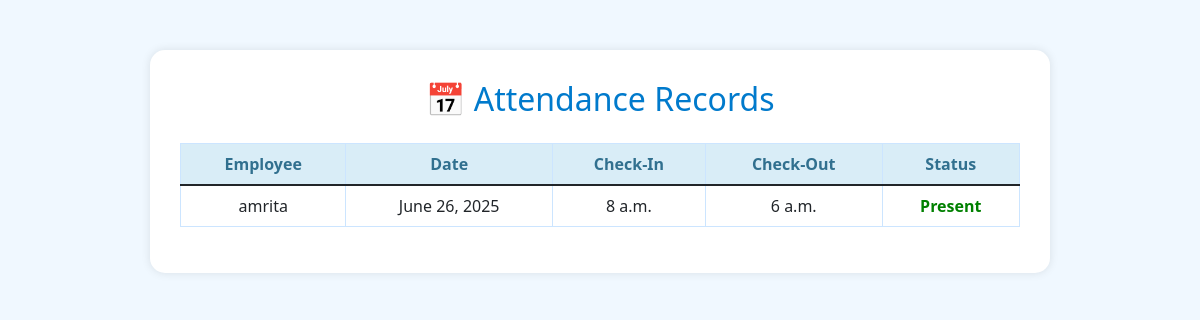
Screenshot of /attendance/view/ with the database file from the repository.
### emp_app/models.py (models this page shows, shortened)
class Attendance(models.Model):
    STATUS_CHOICES = (
        ('Present','Present'),
        ('Absent','Absent'),
    )
    employee = models.ForeignKey('Employee',on_delete= models.CASCADE)
    date = models.DateField(default=timezone.now)
    check_in = models.TimeField(null=True, blank=True)
    check_out = models.TimeField(null=True, blank=True)
    status = models.CharField(max_length=10,choices=STATUS_CHOICES,default='Present')

class Employee(models.Model):
    first_name = models.CharField(max_length=100,null=False)
    last_name = models.CharField(max_length=100,null=False)
    dept = models.ForeignKey(Department, on_delete = models.CASCADE)
    salary = models.IntegerField(default=0)
    bonus = models.IntegerField(default=0)
    role = models.ForeignKey(Role, on_delete = models.CASCADE)
    phone = models.IntegerField(default=0)
    hire_date = models.DateField()

### emp_app/views.py (the view)
# urls.py: path('attendance/view/', views.view_attendance, name='view_attendance'),
def view_attendance(request):
    attendance_records = Attendance.objects.all().order_by('-date')
    return render(request, 'view_attendance.html', {'attendance': attendance_records})

### emp_app/templates/view_attendance.html (shortened to what this page needs)
<!DOCTYPE html>
<html lang="en">
<head>
  <link
    href="https://cdn.jsdelivr.net/npm/bootstrap@5.1.3/dist/css/bootstrap.min.css"
    rel="stylesheet"
  />
</head>
<body>
  <div class="container">
    <h2>📅 Attendance Records</h2>
    <div class="table-responsive">
      <table class="table table-bordered table-hover text-center">
        <thead>
          <tr>
            <th>Employee</th>
            <th>Date</th>
            <th>Check-In</th>
            <th>Check-Out</th>
            <th>Status</th>
          </tr>
        </thead>
        <tbody>
          {% for record in attendance %}
          <tr>
            <td>{{ record.employee.first_name }}</td>
            <td>{{ record.date }}</td>
            <td>{{ record.check_in }}</td>
            <td>{{ record.check_out }}</td>
            <td class="{% if record.status == 'Present' %}status-present{% else %}status-absent{% endif %}">
              {{ record.status }}
            </td>
          </tr>
          {% endfor %}
        </tbody>
      </table>
    </div>
  </div>
</body>
</html>

### emp_app/templates/view_attendance.html (style rules this page uses)
body { background-color: #f0f8ff; font-family: 'Segoe UI', sans-serif; }
.container { margin-top: 50px; max-width: 900px; background-color: #ffffff; padding: 30px; border-radius: 15px; box-shadow: 0 0 10px rgba(0, 0, 0, 0.1); }
h2 { text-align: center; color: #007acc; margin-bottom: 25px; }
.table thead { background-color: #d9edf7; color: #31708f; }
.table-bordered { border-color: #cce5ff; }
.status-present { color: green; font-weight: bold; }

### rows the page displays
Attendance: employee.first_name "amrita", date "June 26, 2025", check_in "8 a.m.", check_out "6 a.m.", status "Present"
